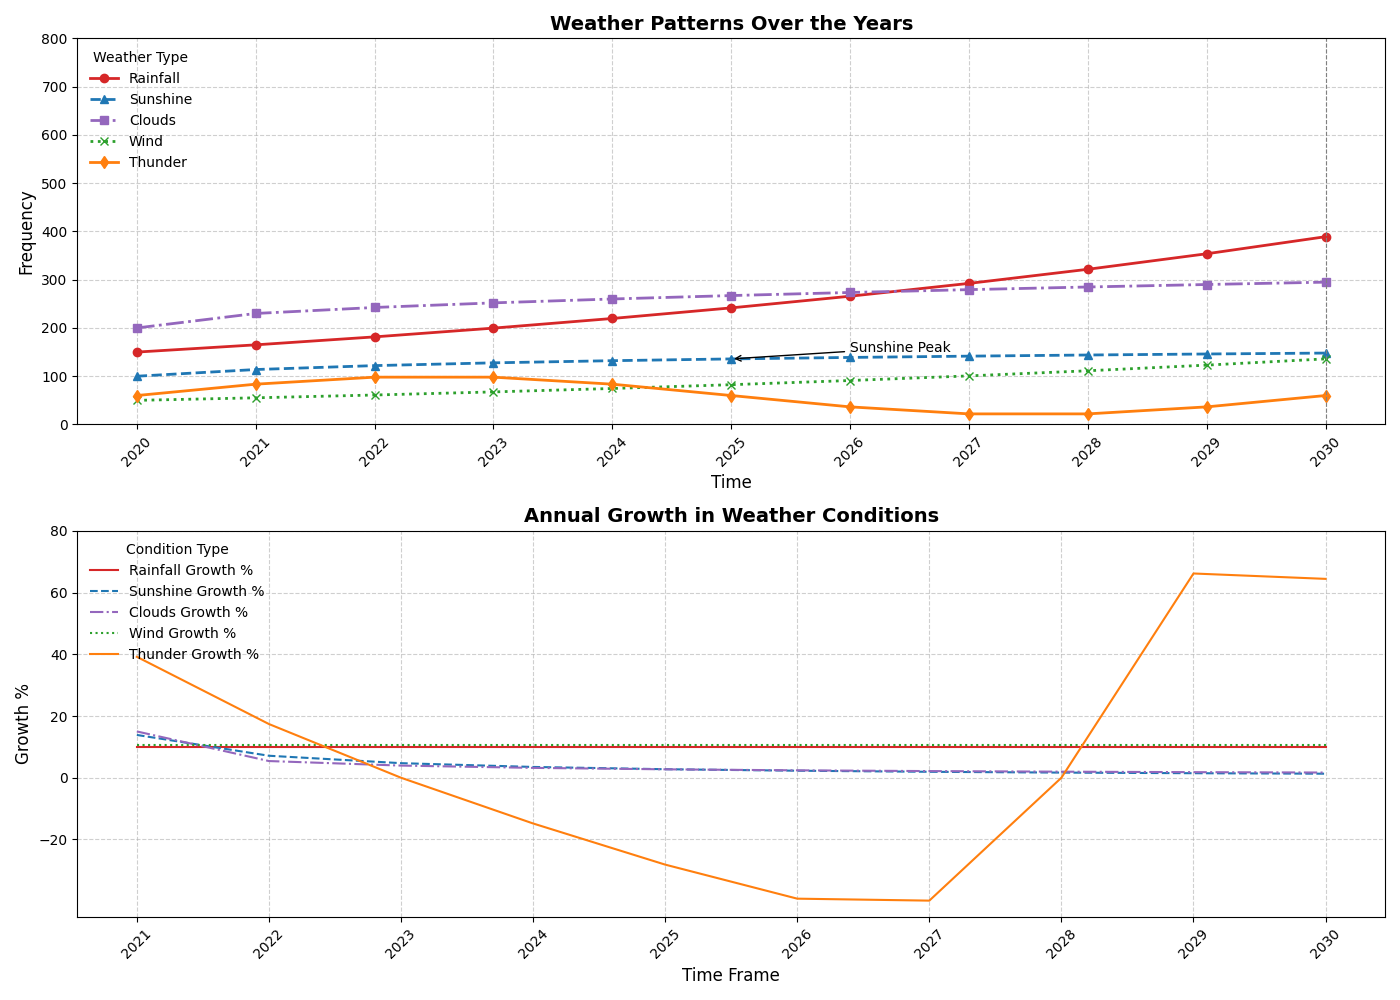

The script that drew this image:
import matplotlib.pyplot as plt
import numpy as np

years = np.arange(2020, 2031)

novels_published = 150 * (1.1 ** np.arange(len(years)))
poetry_published = 100 + 20 * np.log1p(np.arange(len(years)))
short_stories_published = 200 + 30 * np.sqrt(np.arange(len(years)))
essays_published = 50 * np.exp(0.1 * np.arange(len(years)))
plays_published = 60 + 40 * np.sin(np.linspace(0, 2 * np.pi, len(years)))

# Shuffle the colors for the data series
color_list = ['#d62728', '#1f77b4', '#9467bd', '#2ca02c', '#ff7f0e']

fig, axs = plt.subplots(2, 1, figsize=(14, 10))

axs[0].plot(years, novels_published, label='Rainfall', color=color_list[0], marker='o', linewidth=2, linestyle='-')
axs[0].plot(years, poetry_published, label='Sunshine', color=color_list[1], marker='^', linewidth=2, linestyle='--')
axs[0].plot(years, short_stories_published, label='Clouds', color=color_list[2], marker='s', linewidth=2, linestyle='-.')
axs[0].plot(years, essays_published, label='Wind', color=color_list[3], marker='x', linewidth=2, linestyle=':')
axs[0].plot(years, plays_published, label='Thunder', color=color_list[4], marker='d', linewidth=2, linestyle='-')

axs[0].set_title('Weather Patterns Over the Years', fontsize=14, fontweight='bold')
axs[0].set_xlabel('Time', fontsize=12)
axs[0].set_ylabel('Frequency', fontsize=12)

axs[0].legend(loc='upper left', title='Weather Type', fontsize=10, frameon=False)
axs[0].grid(True, linestyle='--', alpha=0.6)

axs[0].set_xticks(years)
axs[0].set_xticklabels(years, rotation=45)
axs[0].set_yticks(np.arange(0, 801, 100))

axs[0].axvline(x=2030, color='gray', linestyle='--', linewidth=0.8, label='Notable Year')

axs[0].annotate('Sunshine Peak', xy=(2025, poetry_published[5]), xytext=(2026, 150),
                arrowprops=dict(facecolor='black', arrowstyle='->'), fontsize=10)

growth_novels = np.diff(novels_published) / novels_published[:-1] * 100
growth_poetry = np.diff(poetry_published) / poetry_published[:-1] * 100
growth_short_stories = np.diff(short_stories_published) / short_stories_published[:-1] * 100
growth_essays = np.diff(essays_published) / essays_published[:-1] * 100
growth_plays = np.diff(plays_published) / plays_published[:-1] * 100

growth_years = years[1:]

axs[1].plot(growth_years, growth_novels, label='Rainfall Growth %', color=color_list[0], linestyle='-')
axs[1].plot(growth_years, growth_poetry, label='Sunshine Growth %', color=color_list[1], linestyle='--')
axs[1].plot(growth_years, growth_short_stories, label='Clouds Growth %', color=color_list[2], linestyle='-.')
axs[1].plot(growth_years, growth_essays, label='Wind Growth %', color=color_list[3], linestyle=':')
axs[1].plot(growth_years, growth_plays, label='Thunder Growth %', color=color_list[4], linestyle='-')

axs[1].set_title('Annual Growth in Weather Conditions', fontsize=14, fontweight='bold')
axs[1].set_xlabel('Time Frame', fontsize=12)
axs[1].set_ylabel('Growth %', fontsize=12)

axs[1].legend(loc='upper left', title='Condition Type', fontsize=10, frameon=False)
axs[1].grid(True, linestyle='--', alpha=0.6)

axs[1].set_xticks(growth_years)
axs[1].set_xticklabels(growth_years, rotation=45)
axs[1].set_yticks(np.arange(-20, 81, 20))

plt.tight_layout()
plt.show()
